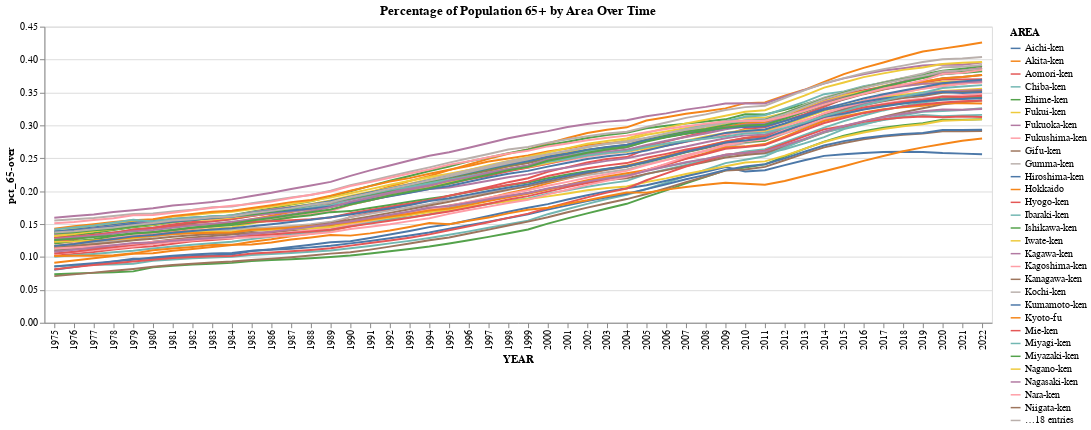

Source (notebook cell):
### Markdown cell above
Use ChatGPT to create a graphic to show you each prefecture's population over time. **On Thursday we will look at what the best approach to visualizing this data might be.**

### Code cell
import altair as alt

alt.Chart(df).mark_line().encode(
    x='YEAR:O',  # Treat YEAR as ordinal for line plot
    y='pct_65-over:Q',  # Quantitative for percentage
    color='AREA:N',  # Color by AREA (categorical)
    tooltip=['AREA', 'YEAR', 'pct_65-over']  # Tooltip to show details on hover
).properties(
    title='Percentage of Population 65+ by Area Over Time'
).interactive()  # Enable zoom and pan

### Figure 1 — Vega-Lite specification as saved in the notebook (floating-point values rounded to 4 significant figures; data arrays with more than 128 entries replaced by an {"elided": "..."} marker saying what was removed)
{"config": {"view": {"continuousWidth": 300, "continuousHeight": 300}}, "data": {"name": "data-9b5534cd700e5e9f033629e32cf60fb7"}, "mark": {"type": "line"}, "encoding": {"color": {"field": "AREA", "type": "nominal"}, "tooltip": [{"field": "AREA", "type": "nominal"}, {"field": "YEAR", "type": "quantitative"}, {"field": "pct_65-over", "type": "quantitative"}], "x": {"field": "YEAR", "type": "ordinal"}, "y": {"field": "pct_65-over", "type": "quantitative"}}, "params": [{"name": "param_2", "select": {"type": "interval", "encodings": ["x", "y"]}, "bind": "scales"}], "title": "Percentage of Population 65+ by Area Over Time", "$schema": "https://vega.github.io/schema/vega-lite/v5.16.3.json", "datasets": {"data-9b5534cd700e5e9f033629e32cf60fb7": {"elided": "2256 records"}}}
